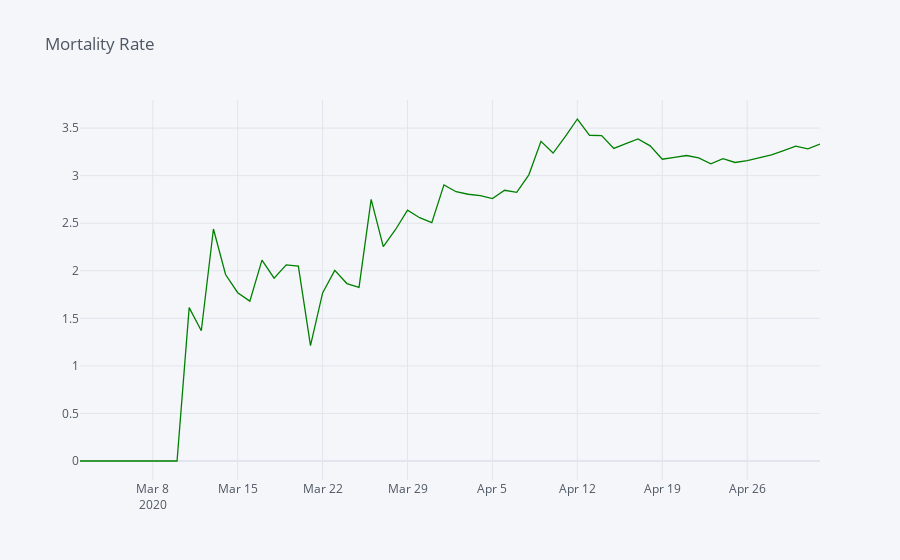

Source (notebook cell):
### Code cell
india_covid[40:].iplot(x = 'Date', y = 'mortality_rate', kind= 'line', color = 'green',title = 'Mortality Rate')

### Figure 1 — Plotly figure (JSON) as saved in the notebook; plotly's stock layout.template omitted (floating-point values rounded to 4 significant figures)
{"data": [{"line": {"color": "rgba(0, 128, 0, 1.0)", "dash": "solid", "shape": "linear", "width": 1.3}, "mode": "lines", "name": "mortality_rate", "text": "", "type": "scatter", "x": ["2020-03-02", "2020-03-03", "2020-03-04", "2020-03-05", "2020-03-06", "2020-03-07", "2020-03-08", "2020-03-09", "2020-03-10", "2020-03-11", "2020-03-12", "2020-03-13", "2020-03-14", "2020-03-15", "2020-03-16", "2020-03-17", "2020-03-18", "2020-03-19", "2020-03-20", "2020-03-21", "2020-03-22", "2020-03-23", "2020-03-24", "2020-03-25", "2020-03-26", "2020-03-27", "2020-03-28", "2020-03-29", "2020-03-30", "2020-03-31", "2020-04-01", "2020-04-02", "2020-04-03", "2020-04-04", "2020-04-05", "2020-04-06", "2020-04-07", "2020-04-08", "2020-04-09", "2020-04-10", "2020-04-11", "2020-04-12", "2020-04-13", "2020-04-14", "2020-04-15", "2020-04-16", "2020-04-17", "2020-04-18", "2020-04-19", "2020-04-20", "2020-04-21", "2020-04-22", "2020-04-23", "2020-04-24", "2020-04-25", "2020-04-26", "2020-04-27", "2020-04-28", "2020-04-29", "2020-04-30", "2020-05-01", "2020-05-02"], "y": [0, 0, 0, 0, 0, 0, 0, 0, 0, 1.613, 1.37, 2.439, 1.961, 1.77, 1.681, 2.113, 1.923, 2.062, 2.049, 1.212, 1.768, 2.004, 1.866, 1.826, 2.751, 2.255, 2.432, 2.637, 2.558, 2.505, 2.903, 2.831, 2.805, 2.79, 2.759, 2.846, 2.824, 3.009, 3.361, 3.238, 3.41, 3.596, 3.425, 3.421, 3.287, 3.336, 3.386, 3.314, 3.173, 3.193, 3.212, 3.187, 3.124, 3.18, 3.139, 3.159, 3.188, 3.218, 3.264, 3.31, 3.283, 3.333]}], "layout": {"legend": {"bgcolor": "#F5F6F9", "font": {"color": "#4D5663"}}, "paper_bgcolor": "#F5F6F9", "plot_bgcolor": "#F5F6F9", "title": {"font": {"color": "#4D5663"}, "text": "Mortality Rate"}, "xaxis": {"gridcolor": "#E1E5ED", "showgrid": true, "tickfont": {"color": "#4D5663"}, "title": {"font": {"color": "#4D5663"}, "text": ""}, "zerolinecolor": "#E1E5ED"}, "yaxis": {"gridcolor": "#E1E5ED", "showgrid": true, "tickfont": {"color": "#4D5663"}, "title": {"font": {"color": "#4D5663"}, "text": ""}, "zerolinecolor": "#E1E5ED"}}}
